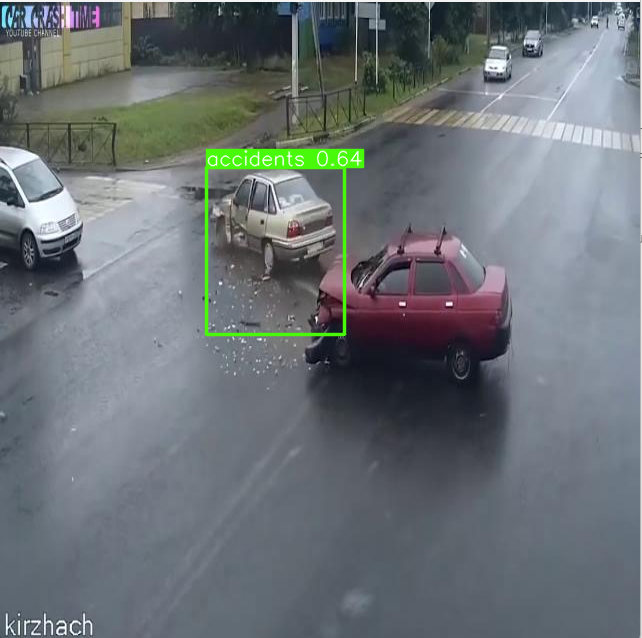

This chart was generated by the following Python code:
from ultralytics import YOLO
import os 
import cv2

model = YOLO("best.pt")

path = os.chdir("C:/Users/murat/Documents/computer_vision3/live_road_detection/test/images")
files = os.listdir(path)

for image in files:
    img = cv2.imread(filename=image)
    
    results = model.predict(img)
    plotted = results[0].plot()
    

    cv2.imshow(winname="detection", mat=plotted)
    if cv2.waitKey(0) == ord("q"): continue
    
cv2.destroyAllWindows()
